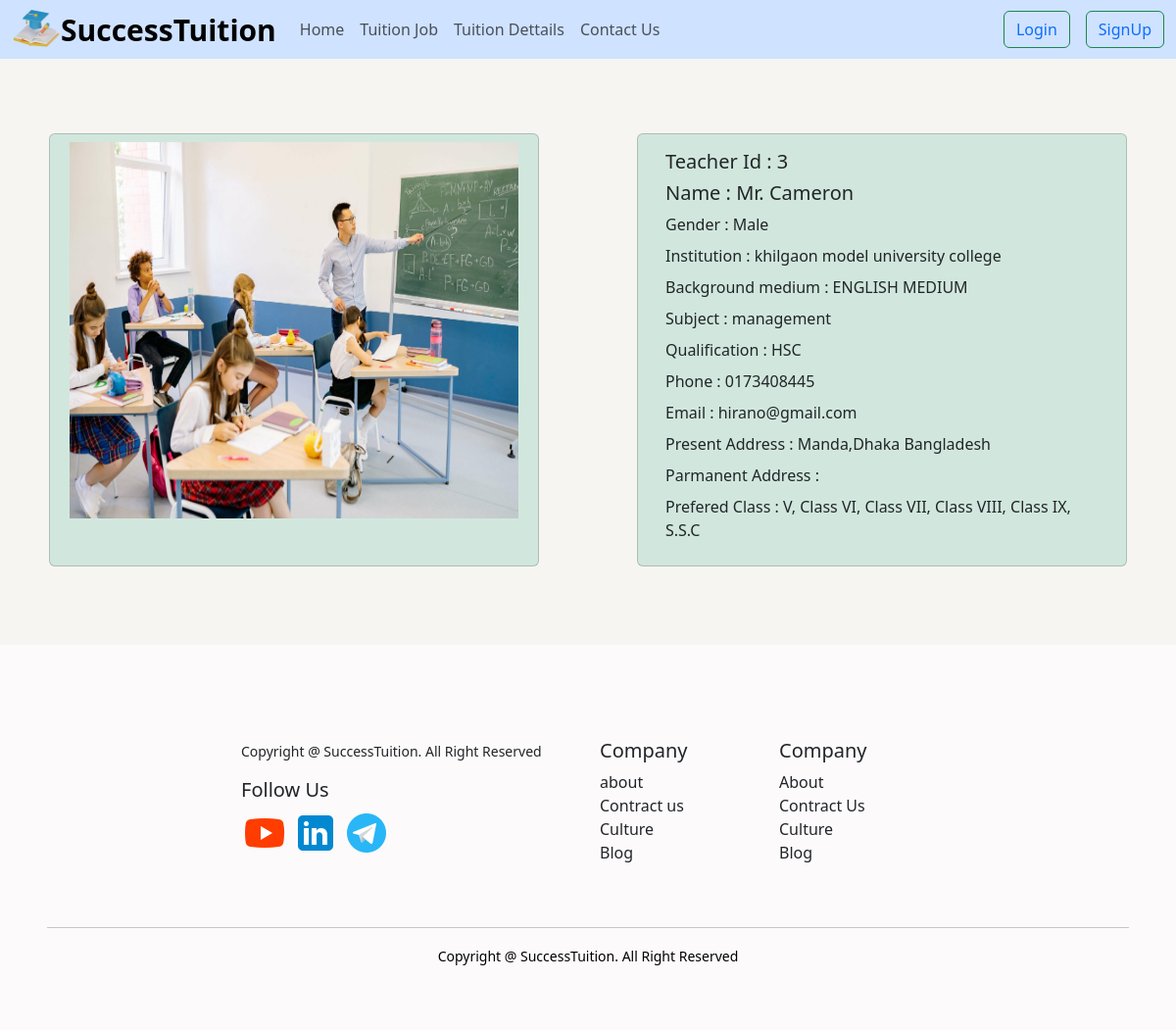
/teacher/teacher_details/3/, run on the app's committed database.
### teacher/models.py (models this page shows, shortened)
class TeacherDetails(models.Model):
    teacher=models.ForeignKey(Teacher,on_delete=models.CASCADE)
    instituition=models.CharField(max_length=60)
    background_medium=models.CharField(max_length=60)
    subject=models.CharField(max_length=60)
    qualification=models.CharField(max_length=60)
    present_location=models.CharField(max_length=60)
    permanent_address=models.CharField(max_length=60)
    preferred_classes=models.CharField(max_length=60)

class Teacher(models.Model):
    user=models.OneToOneField(User,on_delete=models.CASCADE)
    image=models.ImageField(upload_to='teacher/images/')
    gender=models.CharField(max_length=30,choices=GENDER)
    mobile_no=models.CharField(max_length=12)
    degree=models.CharField(max_length=50,null=True,blank=True)

### teacher/views.py (the view)
# urls.py: path('teacher_details/<int:pk>/',views.TeacherDetailsView.as_view(),name='teacher_detail'),
class TeacherDetailsView(DetailView):
    model = TeacherDetails
    template_name='teacher_details.html'
    def get_context_data(self, **kwargs):
        context=super().get_context_data(**kwargs)
        context['data']=TuitionReview.objects.filter(teacher_id=self.object.id)
        return context

### teacher/templates/teacher_details.html (shortened to what this page needs)
{% extends "base.html" %} {% block content %} {% load crispy_forms_tags %}
<div class="row d-flex flex-wrap m-3 mx-auto">
  <div class="card bg-success-subtle col-lg-5 col-md-5 col-sm-12 mx-auto mb-3" >
    <img src="{{teacherdetails.teacher.image.url}}" class="card-img-top p-2" alt="..."style="height:400px;" />
  </div>
  <div class="card bg-success-subtle col-lg-5 col-md-5 col-sm-12 mx-auto mb-3" >
    <div class="card-body">
        <h5 class="card-title">Teacher Id       : {{teacherdetails.teacher.id}}</h5>
        <h5 class="card-title">Name             : {{teacherdetails.teacher.user.first_name}} {{ teacher.teacher.user.last_name}}</h5>
        <p class="card-title">Gender            : {{teacherdetails.teacher.gender}}</p>
        <p class="card-title">Institution       : {{teacherdetails.instituition}}</p>
        <p class="card-title">Background medium : {{teacherdetails.background_medium}}</p>
        <p class="card-title">Subject           : {{teacherdetails.subject}}</p>
        <p class="card-title">Qualification     : {{teacherdetails.qualification}}</p>
        <p class="card-title">Phone             : {{teacherdetails.teacher.mobile_no}}</p>
        <p class="card-title">Email             : {{teacherdetails.teacher.user.email}}</p>
        <p class="card-title">Present Address   : {{teacherdetails.present_location}}</p>
        <p class="card-title">Parmanent Address : {{teacherdetails.parmanent_address}}</p>
        <p class="card-title">Prefered Class    : {{teacherdetails.preferred_classes}}</p>
    </div>
  </div>
</div>
<br>
{% endblock %}

### data on the page
TeacherDetails: teacher.image (picture), teacher.id "3", teacher.user.first_name "Mr. Cameron", teacher.gender "Male", instituition "khilgaon model university college", background_medium "ENGLISH MEDIUM", subject "management", qualification "HSC", teacher.mobile_no "0173408445", teacher.user.email "hirano@gmail.com", present_location "Manda,Dhaka Bangladesh", preferred_classes "V, Class VI, Class VII, Class VIII, Class IX, S.S.C"
